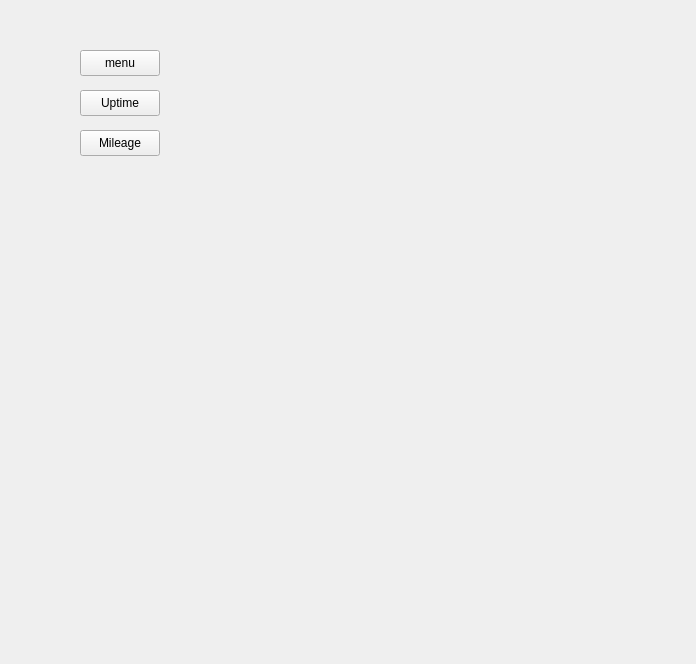
<?xml version="1.0" encoding="UTF-8"?>
<ui version="4.0">
 <class>pagechangeWidget</class>
 <widget class="QWidget" name="pagechangeWidget">
  <property name="geometry">
   <rect>
    <x>0</x>
    <y>0</y>
    <width>696</width>
    <height>664</height>
   </rect>
  </property>
  <property name="windowTitle">
   <string>Abc</string>
  </property>
  <widget class="QStackedWidget" name="stackedWidget">
   <property name="geometry">
    <rect>
     <x>60</x>
     <y>20</y>
     <width>120</width>
     <height>281</height>
    </rect>
   </property>
   <property name="currentIndex">
    <number>2</number>
   </property>
   <widget class="QWidget" name="page">
    <widget class="QPushButton" name="Uptime1Button">
     <property name="geometry">
      <rect>
       <x>20</x>
       <y>70</y>
       <width>80</width>
       <height>26</height>
      </rect>
     </property>
     <property name="text">
      <string>Uptime</string>
     </property>
    </widget>
    <widget class="QPushButton" name="Mileage1Button">
     <property name="geometry">
      <rect>
       <x>20</x>
       <y>110</y>
       <width>80</width>
       <height>26</height>
      </rect>
     </property>
     <property name="text">
      <string>Mileage</string>
     </property>
    </widget>
    <widget class="QPushButton" name="menu1Button">
     <property name="geometry">
      <rect>
       <x>20</x>
       <y>30</y>
       <width>80</width>
       <height>26</height>
      </rect>
     </property>
     <property name="text">
      <string>menu</string>
     </property>
    </widget>
   </widget>
   <widget class="QWidget" name="page_2">
    <widget class="QPushButton" name="menu2Button">
     <property name="geometry">
      <rect>
       <x>20</x>
       <y>30</y>
       <width>80</width>
       <height>26</height>
      </rect>
     </property>
     <property name="text">
      <string>menu</string>
     </property>
    </widget>
    <widget class="QPushButton" name="Mileage2Button">
     <property name="geometry">
      <rect>
       <x>20</x>
       <y>110</y>
       <width>80</width>
       <height>26</height>
      </rect>
     </property>
     <property name="text">
      <string>Mileage</string>
     </property>
    </widget>
    <widget class="QPushButton" name="Uptime2Button">
     <property name="geometry">
      <rect>
       <x>20</x>
       <y>70</y>
       <width>80</width>
       <height>26</height>
      </rect>
     </property>
     <property name="text">
      <string>Uptime</string>
     </property>
    </widget>
   </widget>
   <widget class="QWidget" name="page_3">
    <widget class="QPushButton" name="menu3Button">
     <property name="geometry">
      <rect>
       <x>20</x>
       <y>30</y>
       <width>80</width>
       <height>26</height>
      </rect>
     </property>
     <property name="text">
      <string>menu</string>
     </property>
    </widget>
    <widget class="QPushButton" name="Uptime3Button">
     <property name="geometry">
      <rect>
       <x>20</x>
       <y>70</y>
       <width>80</width>
       <height>26</height>
      </rect>
     </property>
     <property name="text">
      <string>Uptime</string>
     </property>
    </widget>
    <widget class="QPushButton" name="Mileage3Button">
     <property name="geometry">
      <rect>
       <x>20</x>
       <y>110</y>
       <width>80</width>
       <height>26</height>
      </rect>
     </property>
     <property name="text">
      <string>Mileage</string>
     </property>
    </widget>
   </widget>
  </widget>
 </widget>
 <resources/>
 <connections/>
</ui>
